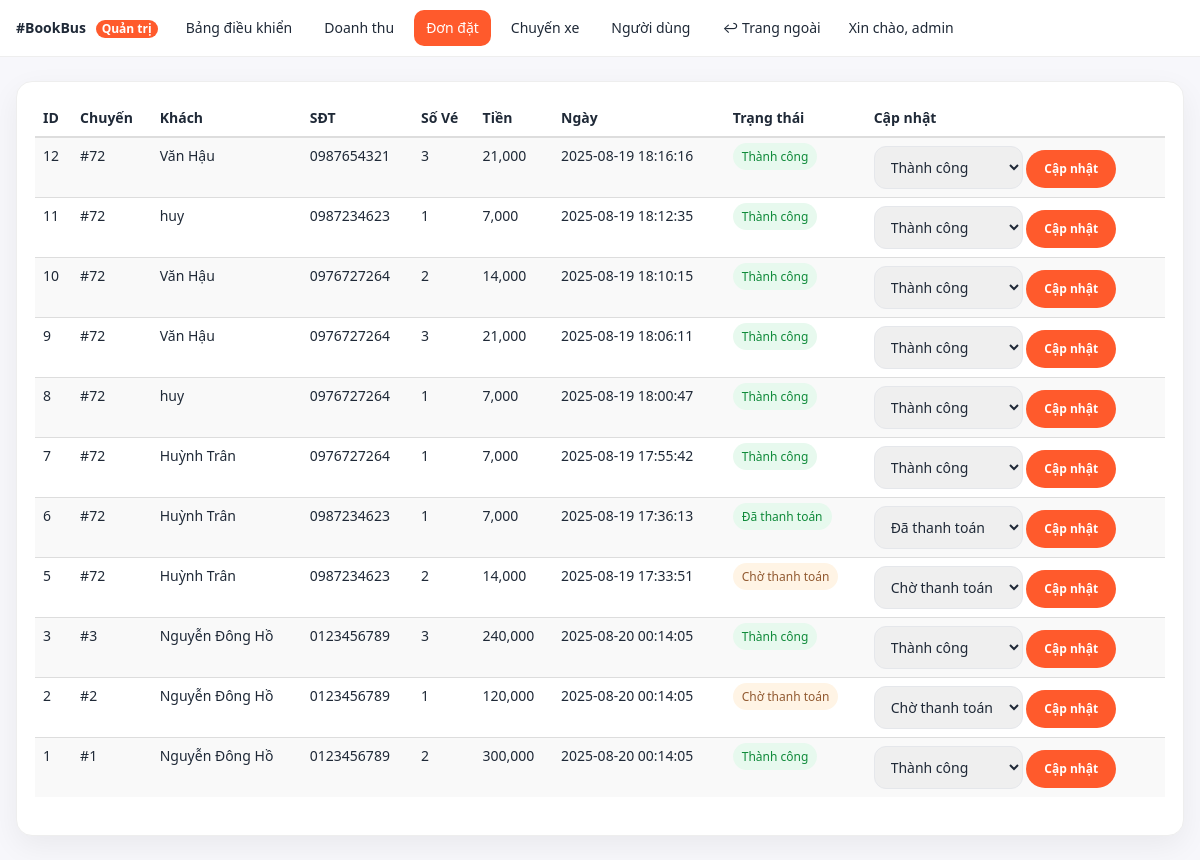
Page /admin/orders.php (signed in) on the earlier database version.
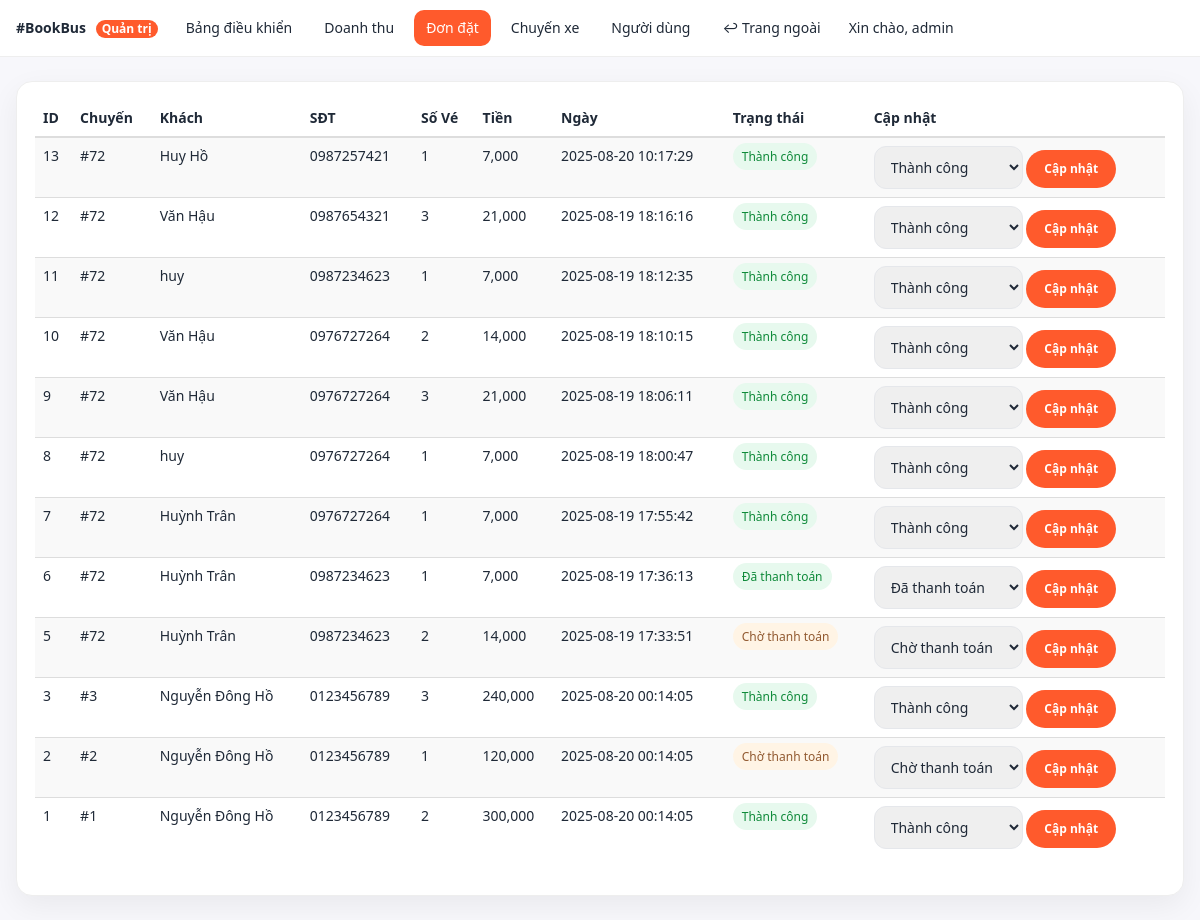
Same page on the later database version.
### tables this page shows
CREATE TABLE "dat_ve" (
        id INTEGER PRIMARY KEY AUTOINCREMENT,
        user_id INTEGER,
        id_chuyen INTEGER,
        ho_ten TEXT,
        email TEXT,
        sdt TEXT,
        so_luong INTEGER DEFAULT 1,
        amount REAL DEFAULT 0,
        gia_ve REAL DEFAULT 0,
        payment_status TEXT DEFAULT 'pending',
        order_id TEXT,
        ngay_dat TEXT DEFAULT (datetime('now', 'localtime')),
        created_at TEXT DEFAULT (datetime('now', 'localtime'))
    , payment_provider TEXT DEFAULT 'mock', txn_id TEXT, ipn_payload TEXT, updated_at TEXT);

### admin/orders.php (the view, shortened to what this page needs)
<?php
require_once __DIR__ . "/_layout_top.php";
require_once __DIR__ . "/../libs/db_chuyenxe.php";
$rows = $pdo->query("SELECT id,id_chuyen,ho_ten,sdt,so_luong,amount,ngay_dat,payment_status FROM dat_ve ORDER BY id DESC")->fetchAll(PDO::FETCH_ASSOC);
function vn_status($s){
  $map = [
    'pending'  => 'Chờ thanh toán',
    'paid'     => 'Đã thanh toán',
    'success'  => 'Thành công',
    'failed'   => 'Thất bại',
    'refunded' => 'Đã hoàn tiền',
  ];
  return $map[$s] ?? $s;
}
function badge_class($s){
  if ($s==='pending') return 'badge-status badge-pending';
  return 'badge-status badge-success';
}
$opts = ['pending','paid','success','failed','refunded'];
?>
<div class="cardx">
  <div class="table-responsive">
  <table class="table table-sm table-striped align-middle">
    <thead><tr>
      <th>ID</th><th>Chuyến</th><th>Khách</th><th>SĐT</th><th>Số Vé</th><th>Tiền</th><th>Ngày</th><th>Trạng thái</th><th>Cập nhật</th>
    </tr></thead>
    <tbody>
    <?php foreach($rows as $r): $st=$r['payment_status']; ?>
    <tr>
      <td><?=$r['id']?></td>
      <td>#<?=$r['id_chuyen']?></td>
      <td><?=htmlspecialchars($r['ho_ten'])?></td>
      <td><?=htmlspecialchars($r['sdt'])?></td>
      <td><?=$r['so_luong']?></td>
      <td><?=number_format((int)$r['amount'])?></td>
      <td><?=htmlspecialchars($r['ngay_dat'])?></td>
      <td><span class="<?=badge_class($st)?>"><?=vn_status($st)?></span></td>
      <td>
        <form method="post" action="orders_action.php" class="d-flex gap-2 align-items-center">
          <select name="status" class="form-select form-select-sm" style="width:auto;">
            <?php foreach($opts as $o): ?>
              <option value="<?=$o?>" <?=$st===$o?'selected':''?>><?=vn_status($o)?></option>
            <?php endforeach; ?>
          </select>
          <button class="btn btn-sm btn-brand">Cập nhật</button>
        </form>
      </td>
    </tr>
    <?php endforeach; ?>
    </tbody>
  </table>
  </div>
</div>
<?php require_once __DIR__ . "/_layout_bottom.php"; ?>

Differences in the rows shown:
added dat_ve: id "13", id_chuyen "72", ho_ten "Huy Hồ", sdt "0987257421", so_luong "1", amount "7,000", ngay_dat "2025-08-20 10:17:29", payment_status "Thành công", status "Thành công"
